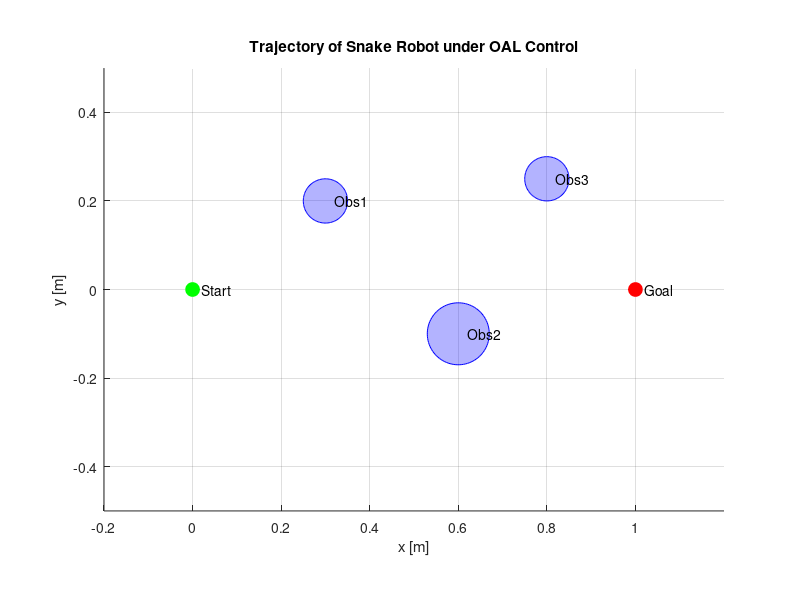

Source code (MATLAB): (Note: this script raises an error after producing the figure.)
%% ============================================================
% Interactive Snake Trajectory Plot with Obstacles + Animation
% ============================================================

clear; close all; clc;

%% PARAMETERS
n_links   = 8;                        % number of snake segments
n_poses   = 6;                        % number of poses (snapshots)
seg_len   = 0.07;                     % fixed link length (m)
obstacles = [0.3 0.2 0.05;            % [x,y,r] for each obstacle
             0.6 -0.1 0.07;
             0.8 0.25 0.05];

colors = jet(n_poses);                % colormap for poses

%% PLOT SETUP
figure('Name','Snake Trajectory with Obstacles','Color','w'); hold on; grid on;
axis equal;
xlabel('x [m]'); ylabel('y [m]');
title('Trajectory of Snake Robot under OAL Control');

% Plot obstacles with radii
theta = linspace(0,2*pi,100);
for i = 1:size(obstacles,1)
    x_obs = obstacles(i,1) + obstacles(i,3)*cos(theta);
    y_obs = obstacles(i,2) + obstacles(i,3)*sin(theta);
    fill(x_obs, y_obs, 'b', 'FaceAlpha',0.3, 'EdgeColor','b');
    text(obstacles(i,1)+0.02, obstacles(i,2), sprintf('Obs%d',i));
end

% Plot start and goal
plot(0,0,'go','MarkerFaceColor','g','MarkerSize',10);
text(0.02,0,'Start');
plot(1,0,'ro','MarkerFaceColor','r','MarkerSize',10);
text(1.02,0,'Goal');

% Scene bounds
xlim([-0.2 1.2]); ylim([-0.5 0.5]);

%% INTERACTIVE INPUT LOOP
disp('Click 8 points for each snake pose (press ENTER when done with all poses)');
disp('First point = head of snake. Segments will be adjusted to length 0.07.');

snakePoses = cell(n_poses,1);

for p = 1:n_poses
    fprintf('Pose %d: select approximate polyline with mouse (%d points)...\n', p, n_links);
    
    % Collect user points
    [x_raw,y_raw] = ginput(n_links);
    pts = [x_raw(:), y_raw(:)];
    
    % Enforce constant link length
    snake_xy = zeros(n_links,2);
    snake_xy(1,:) = pts(1,:); % head
    for k = 2:n_links
        dir_vec = pts(k,:) - snake_xy(k-1,:);
        dir_vec = dir_vec / norm(dir_vec + eps); % normalize
        snake_xy(k,:) = snake_xy(k-1,:) + seg_len*dir_vec;
    end
    
    % Store pose
    snakePoses{p} = snake_xy;
    
    % Plot the snake body snapshot
    plot(snake_xy(:,1), snake_xy(:,2), '-o', ...
        'Color', colors(p,:), ...
        'MarkerFaceColor', colors(p,:), ...
        'LineWidth', 2, 'MarkerSize', 6);
end

legend({'Obstacle 1','Obstacle 2','Obstacle 3','Start','Goal'}, ...
       'Location','bestoutside');

%% ANIMATION
disp('Generating animation...');

figure('Name','Snake Animation','Color','w'); hold on; grid on; axis equal;
xlabel('x [m]'); ylabel('y [m]');
title('Snake Robot Animation');
xlim([-0.2 1.2]); ylim([-0.5 0.5]);

% Plot obstacles
for i = 1:size(obstacles,1)
    x_obs = obstacles(i,1) + obstacles(i,3)*cos(theta);
    y_obs = obstacles(i,2) + obstacles(i,3)*sin(theta);
    fill(x_obs, y_obs, 'b', 'FaceAlpha',0.3, 'EdgeColor','b');
end
plot(0,0,'go','MarkerFaceColor','g','MarkerSize',10);
plot(1,0,'ro','MarkerFaceColor','r','MarkerSize',10);

% Snake body plot handle
snakeLine = plot(nan,nan,'-o','Color','r','LineWidth',2,'MarkerFaceColor','r');

% Interpolation steps between poses
interpSteps = 20;

for p = 1:(n_poses-1)
    poseA = snakePoses{p};
    poseB = snakePoses{p+1};
    
    for alpha = linspace(0,1,interpSteps)
        snakeInterp = (1-alpha)*poseA + alpha*poseB;
        set(snakeLine,'XData',snakeInterp(:,1),'YData',snakeInterp(:,2));
        drawnow;
        pause(0.05);
    end
end

disp('Animation finished.');
